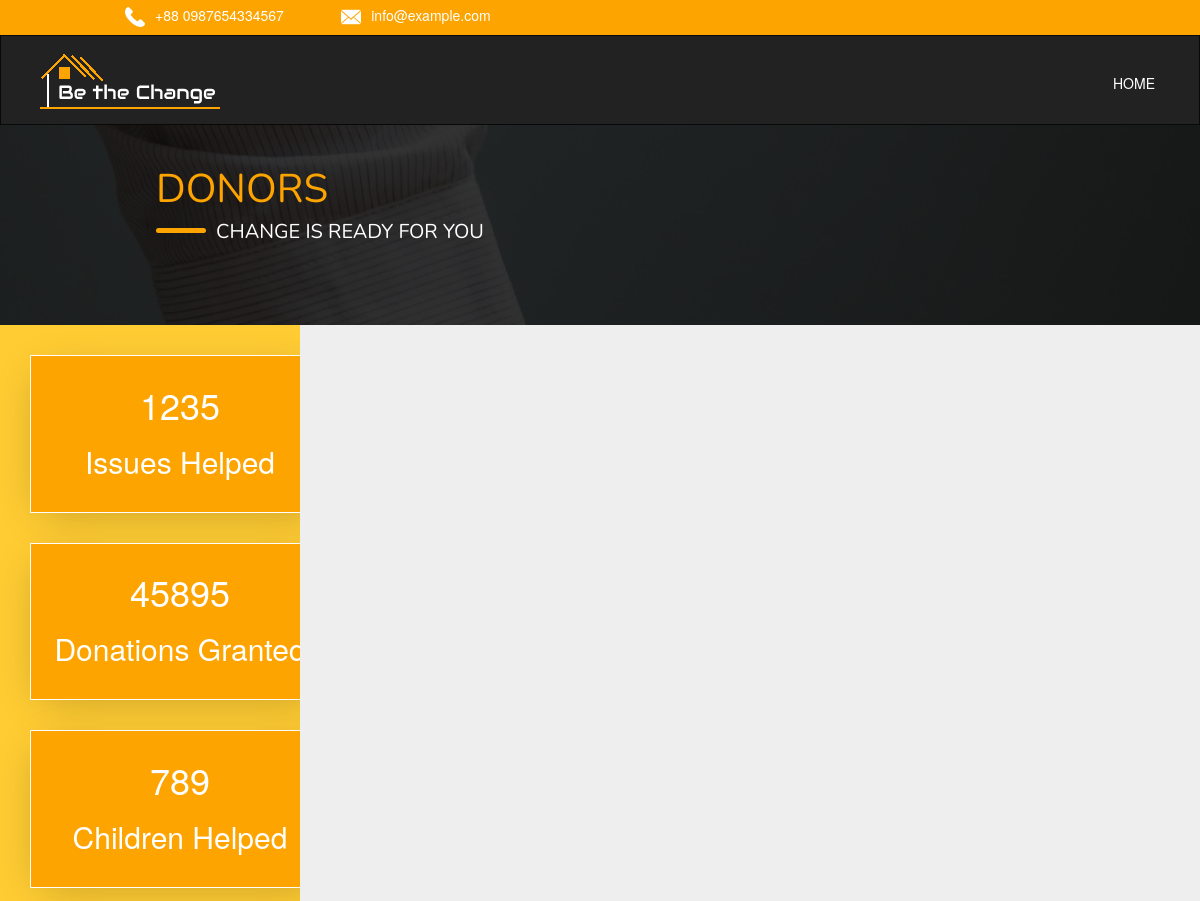
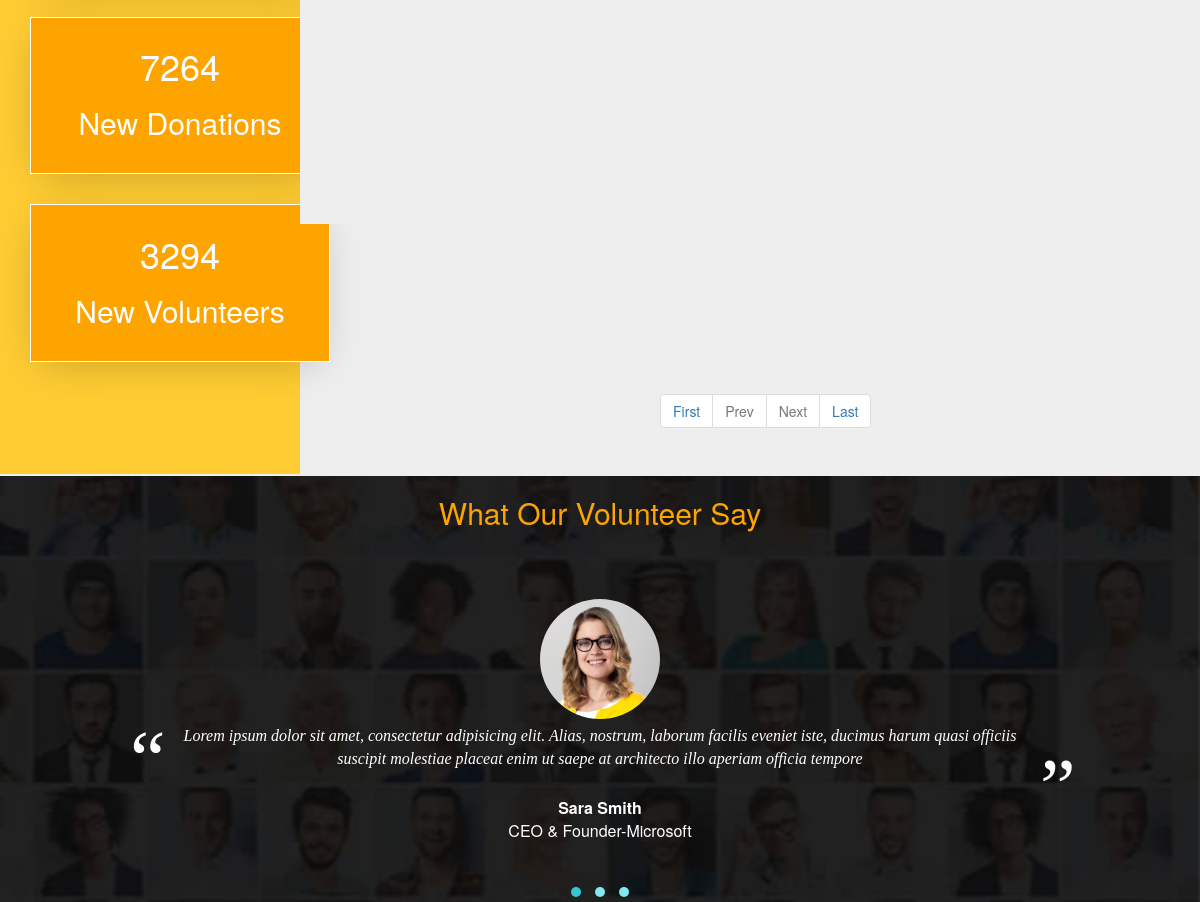
Before: /donors.php with the older database file (2 pictures, top to bottom).
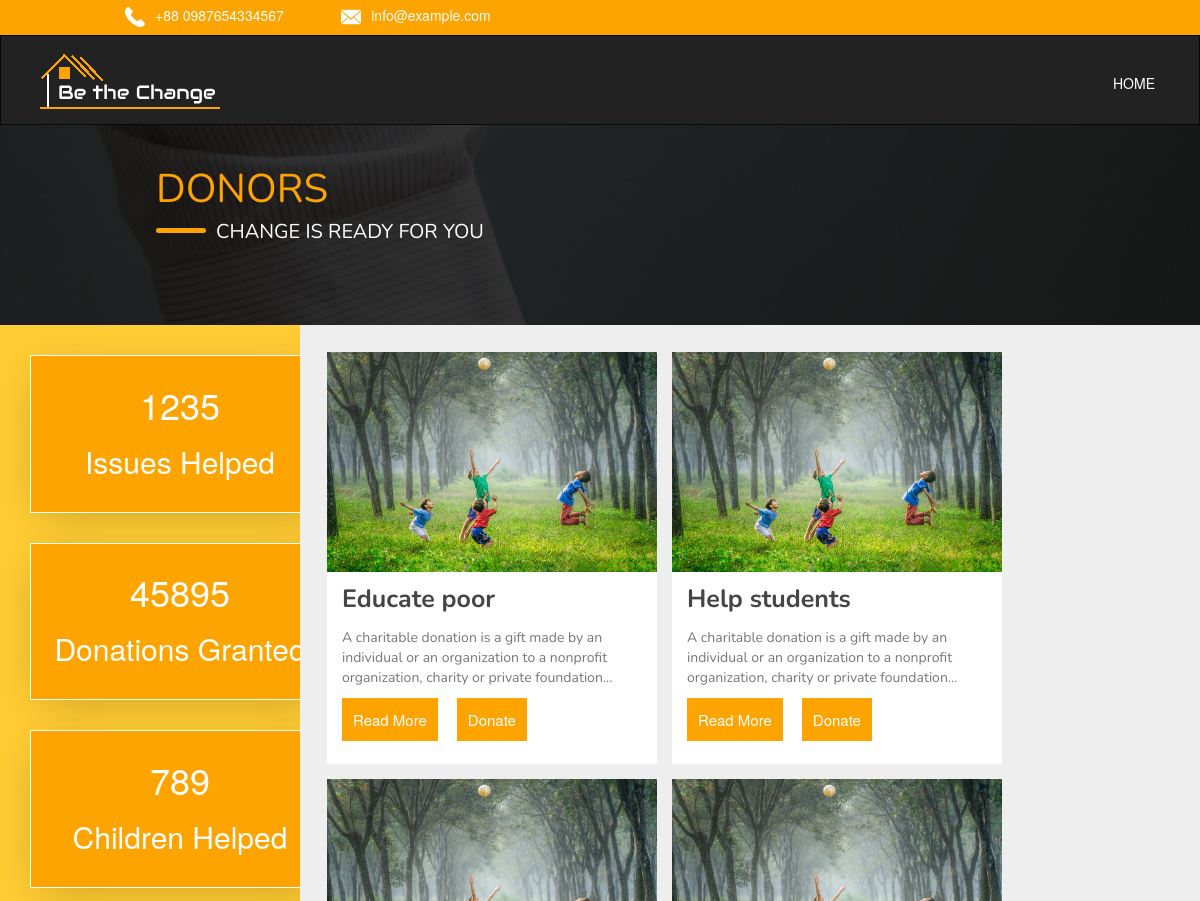
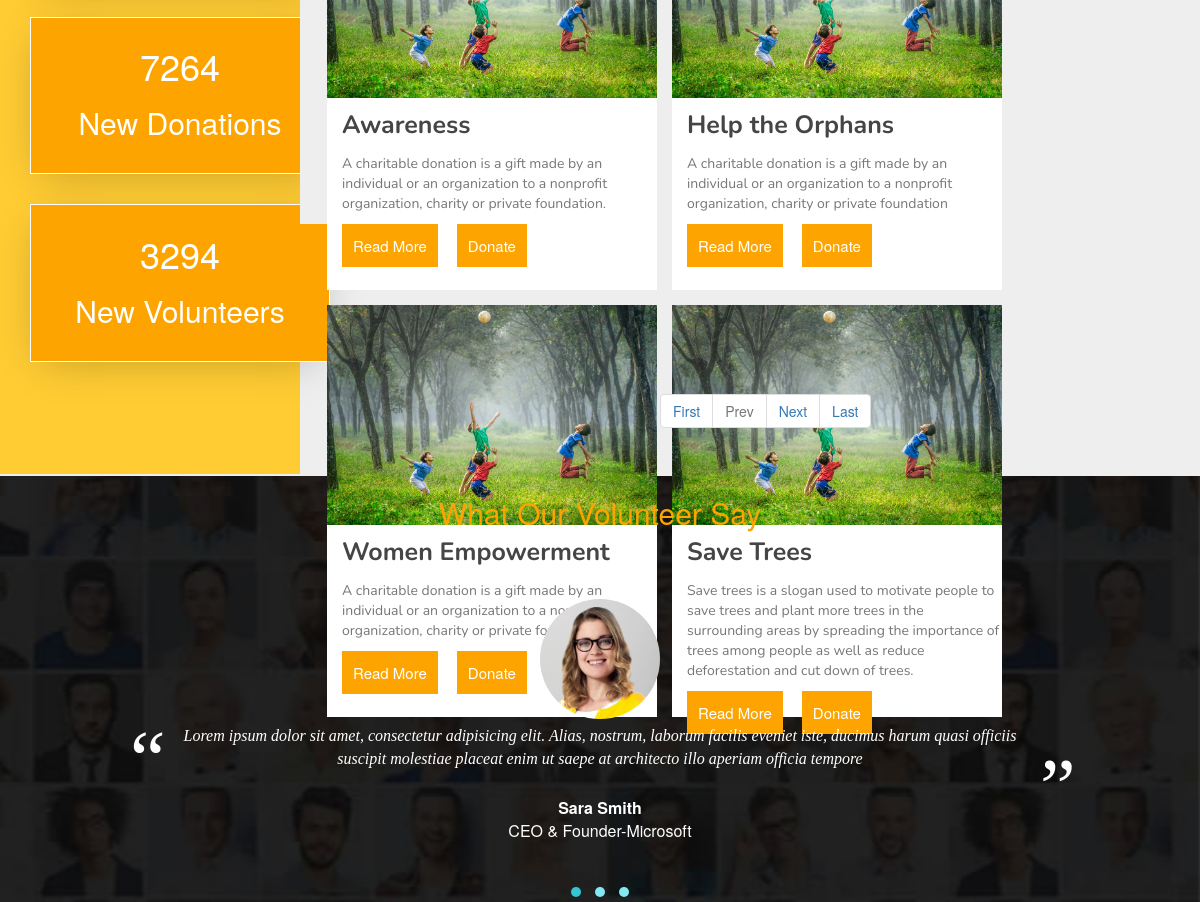
After: the same page with the newer database file (2 pictures, top to bottom).
### tables this page shows
CREATE TABLE `donations` (
  `DNID` int(11) NOT NULL,
  `DAMOUNT` int(11) DEFAULT NULL,
  `COLLECTED_AMT` int(11) NOT NULL,
  `NID` int(11) DEFAULT NULL,
  `D_TITLE` varchar(100) DEFAULT NULL,
  `D_DESCRIPTION` varchar(500) NOT NULL,
  `D_IMAGE` blob NOT NULL,
  `STATUS_D` enum('0','1') NOT NULL DEFAULT '1'
);

### donors.php (the view, shortened to what this page needs)
<?php
        if (isset($_GET['pageno'])) {
            $pageno = $_GET['pageno'];
        } else {
            $pageno = 1;
        }
        $no_of_records_per_page = 6;
        $offset = ($pageno-1) * $no_of_records_per_page;
        global $connection;
        $total_pages_sql = "SELECT COUNT(*) FROM donations";
        $result = mysqli_query($connection,$total_pages_sql);
        $total_rows = mysqli_fetch_array($result)[0];
        $total_pages = ceil($total_rows / $no_of_records_per_page);
        $sql = "SELECT * FROM donations LIMIT $offset, $no_of_records_per_page";
        $res_data = mysqli_query($connection,$sql);
        while($row = mysqli_fetch_array($res_data)){
            $donations[]=$row;
        }
  ?>
<html>
  <head>
    <link rel="stylesheet" href="vendors/bootstrap/css/bootstrap.min.css">
    <link rel="stylesheet" href="vendors/assets/owl.carousel.min.css">
    <link rel="stylesheet" href="vendors/assets/owl.theme.default.css">
    <link rel="stylesheet" href="vendors/OwlCarousel2-2.3.4/dist/assets/owl.theme.blue.css">
    <link rel="stylesheet" href="vendors/bootstrap-toastr/toastr.min.css">
    <link rel="stylesheet" href="css/donors1.css">
  </head>
  <body style="background-color: #eee">
    <div class="header-strip">
      <div class="dot">
        <span class="icon"><img src="img/call-answer%20(1).png" height="20px" width="20px"></span><span class="number">+88 0987654334567</span>
        <span class="icon1"><img src="img/close-envelope.png" height="20px" width="20px"></span><span class="number">info@example.com</span>
      </div>
    </div>
    <nav class="navbar navbar navbar-inverse" style="border-radius: 0px;height:90px;">
      <div class="container">
        <div class="navbar-header margin" style="border-radius: 0px;">
          <a class="navbar-brand" href="index.php"><img src="css/img/mylogo.png" style="margin-top:-70px;"></a>
        </div>
        <div class="collapse navbar-collapse navbar-ex1-collapse">
          <ul class="nav navbar-nav navbar-right change">
            <li class="big"><a href="#" style="color:white;">HOME</a></li>
          </ul>
        </div>
      </div>
    </nav>
    <div class="img-overlay">
      <div class="cover bg-parallax">
        <div class="overlay"></div>
        <div class="containers">
          <div class="something">
            <div class="heading">
              <span class="blog-text">DONORS</span>
            </div>
            <div class="same-section">
              <span class="add"></span><span class="text">CHANGE IS READY FOR YOU</span>
            </div>
          </div>
        </div>
      </div>
    </div>
    <div class="new-section">
      <div class="sidebar-container pull-left">
        <div class="box">
          <div class="content">
            <h1 class="text-center">1235</h1>
            <h2 class="text-center">Issues Helped</h2>
          </div>
        </div>
        <div class="box">
          <div class="content">
            <h1 class="text-center">45895</h1>
            <h2 class="text-center">Donations Granted</h2>
          </div>
        </div>
        <div class="box">
          <div class="content">
            <h1 class="text-center">789</h1>
            <h2 class="text-center">Children Helped</h2>
          </div>
        </div>
        <div class="box">
          <div class="content">
            <h1 class="text-center">7264</h1>
            <h2 class="text-center">New Donations</h2>
          </div>
        </div>
        <div class="box">
          <div class="content">
            <h1 class="text-center">3294</h1>
            <h2 class="text-center">New Volunteers</h2>
          </div>
        </div>
      </div>
      <div class="right-container pull-left">
        <div class="right-wala">
          <?php
            foreach($donations as $value)
            {
            ?>
          <div class="first1">
            <img src="css/img/pic5.jpg" height="220px" width="330px">
            <div class="bottom-container">
              <p class="bold1"><?php print_r($value[4]) ?></p>
              <p class="bold2"><?php print_r($value[5]) ?></p>
              <form action="javascript:void(0);">
                <div class="form-group">
                  <span><button type="button" class="btn read-more open-AddDialog" data-toggle="modal" data-target="#readModal" type="submit">Read More</button></span>
                  <button type="button" class="btn read-more mores" data-toggle="modal" data-target="#myModal<?php  echo ($value[0]) ?>" >Donate</button>
                </div>
              </form>
                      <h4 class="modal-title"><?php print_r($value[4]) ?></h4>
            </div>
          </div>
          <?php
            }
            ?>
      </div>
    </div>
        </div>
        <ul class="pagination" style="text-align: center;padding-left: 30%;" >
          <li><a href="?pageno=1">First</a></li>
          <li class="<?php if($pageno <= 1){ echo 'disabled'; } ?>">
            <a href="<?php if($pageno <= 1){ echo '#'; } else { echo "?pageno=".($pageno - 1); } ?>">Prev</a>
          </li>
          <li class="<?php if($pageno >= $total_pages){ echo 'disabled'; } ?>">
            <a href="<?php if($pageno >= $total_pages){ echo '#'; } else { echo "?pageno=".($pageno + 1); } ?>">Next</a>
          </li>
          <li><a href="?pageno=<?php echo $total_pages; ?>">Last</a></li>
        </ul>
          <div class="clearfix"></div>
    <section id="testimonials" style="margin-top:-18px;">
      <div class="testimonial-cover bg-parallax">
        <div class="content-box">
          <div class="content-title wow animated fadeInDown">
            <h3 class="text-heading text-heading-white">What Our Volunteer Say</h3>
          </div>
          <div class="container">
            <div class="row wow animated fadeInUp" data-wow-duration="1s" data-wow-delay=".3s">
              <div class="col-md-12">
                <div class="customer-testimonials owl-carousel owl-theme">
                  <div class="testimonial">
                    <img src="css/img/client/client-3.jpg" class="img-responsive img-circle">
                    <blockquote>
                      <p>Lorem ipsum dolor sit amet, consectetur adipisicing elit. Alias, nostrum, laborum facilis eveniet iste, ducimus harum quasi officiis suscipit molestiae placeat enim ut saepe at architecto illo aperiam officia tempore</p>
                    </blockquote>
                    <div class="testimonial-author">
                      <p>
                        <strong>Sara Smith</strong>
                        <span>CEO &amp; Founder-Microsoft</span>
                      </p>
                    </div>
                  </div>
                </div>
              </div>
            </div>
          </div>
        </div>
      </div>
    </section>
  </body>
</html>

### css/donors1.css (style rules this page uses)
body { margin:0px; padding:0px; }
.containers { margin-left:13%; }
.header-strip { background-color: #fda401; width:100%; height:35px; }
.dot { padding:5px; margin-left:10%; color: white; }
.number { margin-left:10px; margin-bottom:-20px; }
.icon1 { margin-left:5%; }
.change { margin-top:2%; }
.cover { margin-top:-20px; background-image: url("img/rawpixel-587848-unsplash.jpg"); width:100%; height:200px; box-shadow:inset 1px black; }
.bg-parallax { background-repeat:no-repeat; background-size: cover; background-position: center; background-attachment: fixed; }
.img-overlay { position:relative; }
.overlay { position: absolute; top: 0; left: 0; width: 100%; height:200px; background: rgba(0, 0, 0, 0.8); }
.something { position:absolute; margin-top:3%; }
.blog-text { font-family: nunito; color:#fda401; font-size:40px; }
.same-section { width:1000px; }
.add { border:none; position:absolute; background-color: #fda401; width:50px; height:5px; border-radius: 25px; margin-top:10px; }
.text { font-family: nunito; position: absolute; font-size:20px; color:white; margin-left:60px; }
.row { margin-top:40px; }
.first1 { float:left; margin-right: 15px; margin-bottom: 15px; }
.bottom-container { background:white; width:330px; height:192px; }
.bold1 { padding-top:10px; color:#454545; font-size:25px; font-weight: bold; font-family: nunito; margin-left:15px; }
.bold2 { color:#777; font-family: nunito; margin-left: 15px; }
.read-more { color:white; background: #fda401; border-radius: 0px; padding:10px; margin-left:15px; font-size:15px; }
.new-section { background:#eee; width:100%; height:950px; }
.pull-left { float:left; }
.sidebar-container { background: #fc3; width:25%; height:1050px; }
.right-container { background:#eee; width:75%; height:800px; }
.right-wala { margin-left:3%; margin-top:3%; }
.box { border: 0.5px solid white; margin-top:10%; margin-bottom:10%; margin-left:10%; background:#fda401; width:300px; height:15%; box-shadow: -1px 9px 40px -12px rgba(0,0,0,0.25); cursor:pointer; transition: transform .2s; }
.content { padding: 3%; color:white; }
.testimonial-cover { background-image: url("img/bg-testimonials.jpg"); }
.testimonial { margin-bottom: 30px; }
.testimonial img { max-width: 120px; margin: 0 auto; }
.testimonial blockquote { border: 0; color:#fff; text-align: center; padding: 6px 150px; font-family: Georgia,Times,serif; font-style:italic; font-size: 16px; position: relative; }
.testimonial blockquote:before, .testimonial blockquote:after { font-size: 80px; position: absolute; font-style: normal; line-height: 1; width:30px; height:30px; }
.testimonial blockquote:before { content:"\201C"; top:0; left:100; }
.testimonial blockquote:after { content:"\201D"; right:100; bottom:0; }
.testimonial-author { text-align:center; }
.testimonial-author p { color:#fff; font-size:16px; }
.testimonial-author p strong { display:block; }
.text-heading { color:#fda401; text-align:center; padding:20px; font-size:30px; }
.clearfix:after { content:""; clear:both; display:block; }

Changed rows visible on the page:
added donations: value "Educate poor A charitable donation is a gift made by an individual or an organization to a nonprofit organization, charity or private foundation..."
added donations: value "Help students A charitable donation is a gift made by an individual or an organization to a nonprofit organization, charity or private foundation..."
added donations: value "Awareness A charitable donation is a gift made by an individual or an organization to a nonprofit organization, charity or private foundation."
added donations: value "Help the Orphans A charitable donation is a gift made by an individual or an organization to a nonprofit organization, charity or private foundation"
added donations: value "Women Empowerment A charitable donation is a gift made by an individual or an organization to a nonprofit organization, charity or private foundation"
added donations: value "Save Trees Save trees is a slogan used to motivate people to save trees and plant more trees in the surrounding areas by spreading the importance of trees among people as well as reduce deforestation and cut down of trees."
